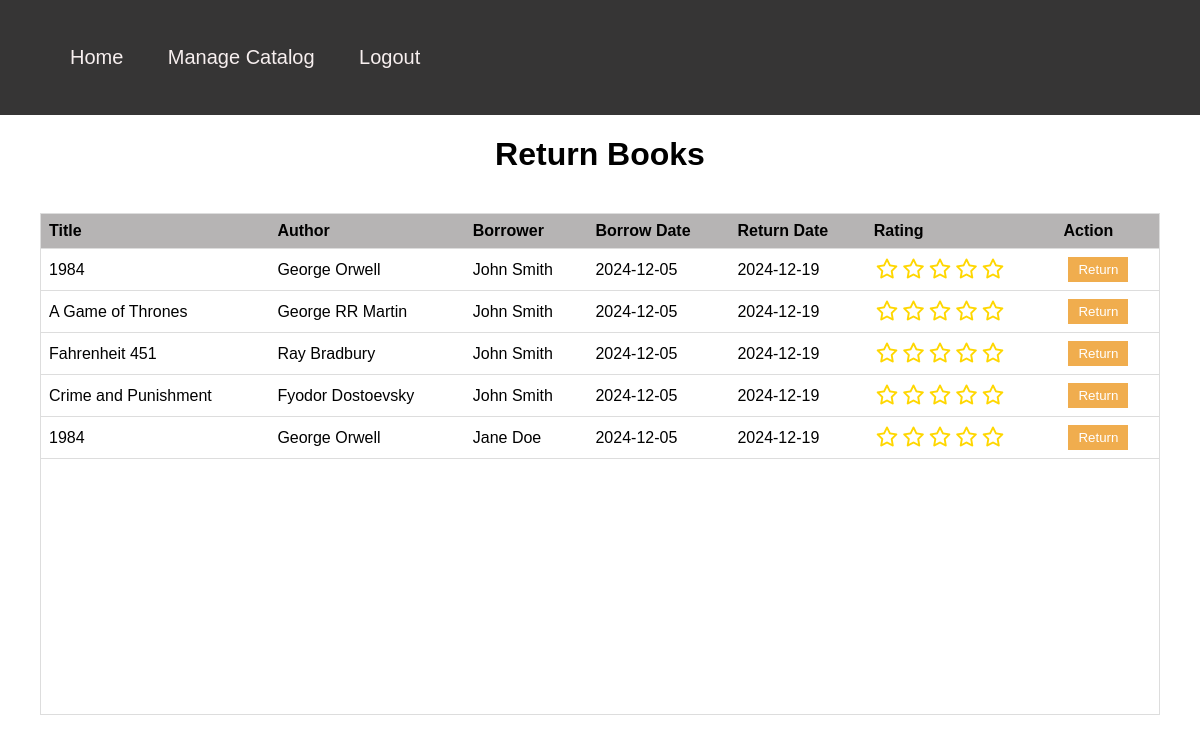
Before: /return.php (signed in) with the older database file.
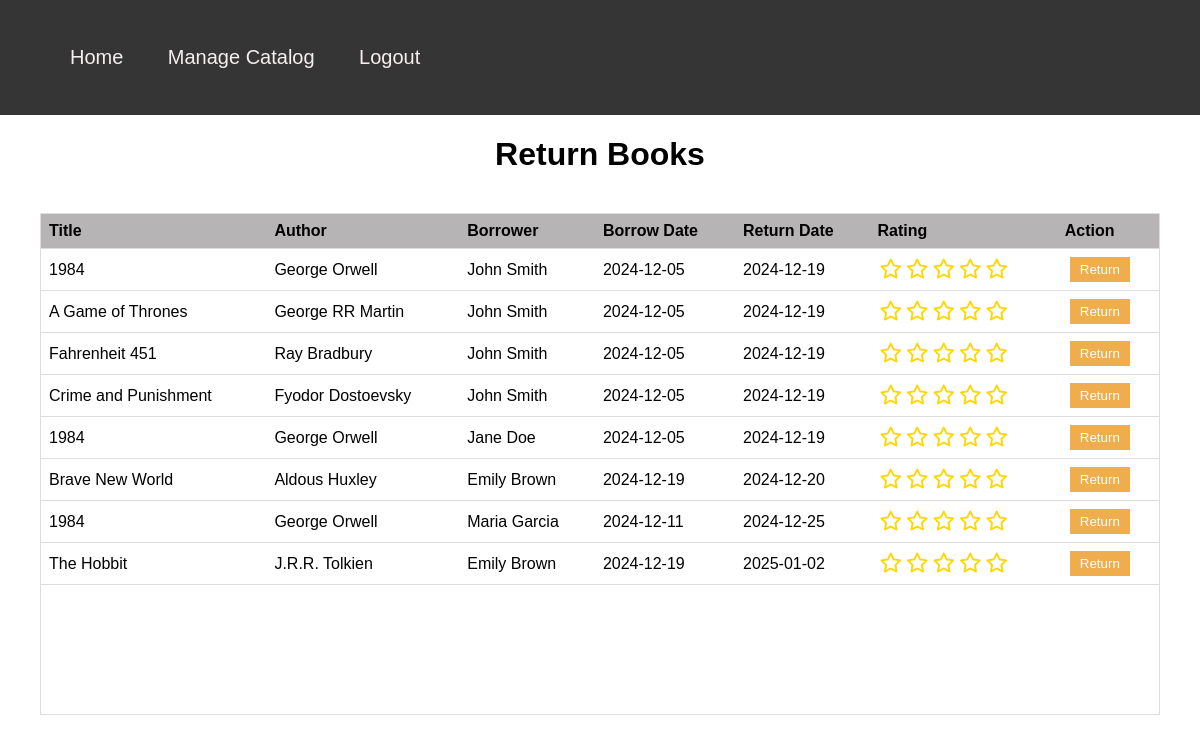
After: the same page with the newer database file.
### tables this page shows
CREATE TABLE `borrowed` (
  `ID` int(11) NOT NULL,
  `Book_ID` int(11) NOT NULL,
  `Borrower_ID` int(11) NOT NULL,
  `Borrow_Date` date NOT NULL,
  `Return_Date` date NOT NULL,
  `Rating` varchar(50) NOT NULL,
  `is_read` tinyint(1) NOT NULL
);

CREATE TABLE `book` (
  `ID` int(11) NOT NULL,
  `Title` varchar(50) NOT NULL,
  `Author` varchar(50) NOT NULL,
  `Year` varchar(50) NOT NULL,
  `Edition` int(11) NOT NULL,
  `Publisher` varchar(50) NOT NULL,
  `Pieces` int(11) NOT NULL,
  `Borrows` int(11) NOT NULL,
  `Rating` varchar(50) NOT NULL
);

CREATE TABLE `borrower` (
  `ID` int(11) NOT NULL,
  `Surname` varchar(50) NOT NULL,
  `Name` varchar(50) NOT NULL,
  `E_mail` varchar(50) NOT NULL,
  `password` varchar(50) NOT NULL,
  `role` varchar(20) NOT NULL
);

### return.php (the view, shortened to what this page needs)
<!DOCTYPE html>
<html lang="en">
<head>
    <link rel="stylesheet" href="Manage_Catalog_css.css">
    <link rel="stylesheet" href="https://cdnjs.cloudflare.com/ajax/libs/font-awesome/6.0.0/css/all.min.css">
</head>
<body>
    <nav class="navigation">
        <div class="navlist">
            <ul>
                <li class="navelement"><a href="index_lib.php" class="navlink">Home</a></li>
                <li class="navelement"><a href="Manage_Catalog_PHP.php" class="navlink">Manage Catalog</a></li>
                <li class="navelement"><a href="logout.php" class="navlink">Logout</a></li>
            </ul>
        </div>
    </nav>
    <h1 class="header1">Return Books</h1>
    <?php
    $servername = "localhost";
    $username = "root";
    $password = "";
    $dbname = "library";
    $conn = new mysqli($servername, $username, $password, $dbname);
    $sql = "SELECT borrowed.ID as borrow_id, borrowed.Book_ID, borrowed.Borrow_Date, borrowed.Return_Date,
            book.Title, book.Author, borrower.Name, borrower.Surname, borrower.E_mail
            FROM borrowed
            JOIN book ON borrowed.Book_ID = book.ID
            JOIN borrower ON borrowed.Borrower_ID = borrower.ID
            WHERE borrowed.Rating = ''
            ORDER BY borrowed.Return_Date";
    $result = $conn->query($sql);
    if ($result->num_rows > 0) {
        echo '<div class="table-container">';
        echo '<table>';
        echo '<thead>';
        echo '<tr>';
        echo '<th>Title</th>';
        echo '<th>Author</th>';
        echo '<th>Borrower</th>';
        echo '<th>Borrow Date</th>';
        echo '<th>Return Date</th>';
        echo '<th>Rating</th>';
        echo '<th>Action</th>';
        echo '</tr>';
        echo '</thead>';
        echo '<tbody>';
        while($row = $result->fetch_assoc()) {
            $borrowId = $row["borrow_id"];
            echo "<tr>";
            echo "<td>" . $row["Title"] . "</td>";
            echo "<td>" . $row["Author"] . "</td>";
            echo "<td>" . $row["Name"] . " " . $row["Surname"] . "</td>";
            echo "<td>" . $row["Borrow_Date"] . "</td>";
            echo "<td>" . $row["Return_Date"] . "</td>";
            echo "<td>";
            echo "<div class='rating-container'>";
            echo "<form method='POST' class='return-form' id='form_" . $borrowId . "'>";
            echo "<div class='star-rating' data-borrow-id='" . $borrowId . "'>";
            for ($i = 1; $i <= 5; $i++) {
                echo "<i class='far fa-star' data-rating='$i'></i>";
            }
            echo "</div>";
            echo "</td>";
            echo "<td>";
            echo "<input type='submit' name='return' value='Return' class='return-btn'>";
            echo "</div>";
            echo "</td>";
            echo "</tr>";
        }
    } else {
        echo "<p style='text-align: center;'>No books currently borrowed</p>";
    }
    ?>

### Manage_Catalog_css.css (style rules this page uses)
body { margin: 0; font-family: Arial, sans-serif; justify-content: center; }
a { text-decoration: none; color: #ffffff; }
.table-container { margin: 40px; height: 500px; overflow-y: scroll; border: 1px solid #ddd; }
table { width: 100%; border-collapse: collapse; }
thead { position: sticky; top: 0; }
th { padding: 8px; text-align: left; border-bottom: 1px solid #ddd; background-color: #b6b4b4; cursor: pointer; }
td { padding: 8px; text-align: left; border-bottom: 1px solid #ddd; }
.navigation { background-color: #363535; display: flex; }
.navlist { display: flex; list-style-type: none; padding: 10px; }
.header1 { text-align: center; margin-left: auto; margin-right: auto; width: fit-content; }
.navelement { display: inline-flex; background-color: #363535; text-align: center; padding: 20px; }
.navlink { color: #f7efef; text-decoration: none; font-size: 20px; }
.return-btn { background-color: #f0ad4e; color: white; padding: 5px 10px; border: none; cursor: pointer; margin-left: 5px; }
.star-rating { display: inline-block; cursor: pointer; }
.star-rating i { color: #ffd700; font-size: 20px; padding: 0 2px; }
.fa-star { transition: all 0.2s ease-in-out; }

Changed rows visible on the page:
added borrowed: Book_ID.Title "Brave New World", Book_ID.Author "Aldous Huxley", Borrower_ID.Name "Emily", Borrower_ID.Surname "Brown", Borrow_Date "2024-12-19", Return_Date "2024-12-20"
added borrowed: Book_ID.Title "1984", Book_ID.Author "George Orwell", Borrower_ID.Name "Maria", Borrower_ID.Surname "Garcia", Borrow_Date "2024-12-11", Return_Date "2024-12-25"
added borrowed: Book_ID.Title "The Hobbit", Book_ID.Author "J.R.R. Tolkien", Borrower_ID.Name "Emily", Borrower_ID.Surname "Brown", Borrow_Date "2024-12-19", Return_Date "2025-01-02"
